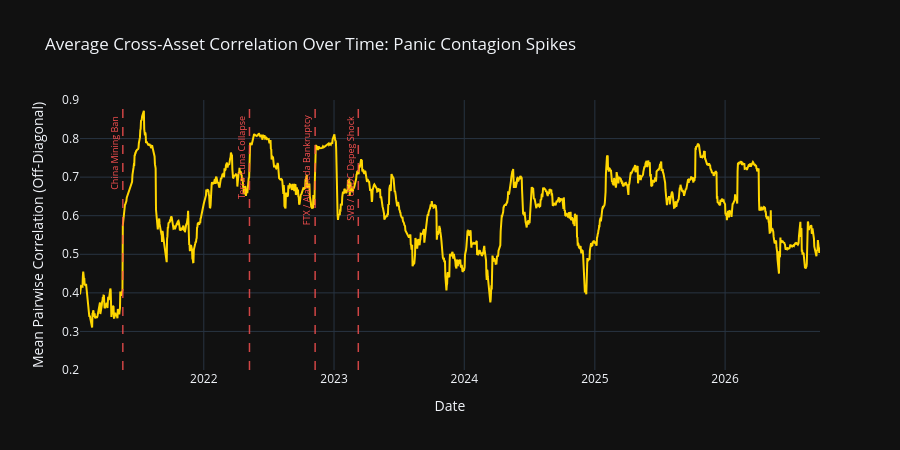

The notebook cell saved with this chart:
### Markdown cell above
## 11. Dynamic Correlation Networks & Panic Contagion Spikes

We track the **60-day rolling average cross-asset correlation** over time to capture the **Panic Contagion Effect**: inter-crypto correlations surge from $\approx 0.35$ during calm bull markets to over $\mathbf{0.80+}$ during liquidity crashes.

### Code cell
rolling_corr_60 = ret_active.rolling(60, min_periods=40).corr()

avg_corr_records = []
for d in ret_active.index[60:]:
    mat = rolling_corr_60.loc[d].values
    off_diag = mat[~np.eye(len(mat), dtype=bool)]
    avg_corr_records.append({"Date": d, "Avg_Correlation": float(np.nanmean(off_diag))})

avg_corr_df = pd.DataFrame(avg_corr_records).set_index("Date")

fig_panic = go.Figure()
fig_panic.add_trace(go.Scatter(
    x=avg_corr_df.index,
    y=avg_corr_df["Avg_Correlation"],
    mode="lines",
    name="60-Day Rolling Avg Correlation",
    line=dict(color="#ffd600", width=2.0)
))

for date, label in crises:
    if pd.to_datetime(date) >= avg_corr_df.index[0]:
        fig_panic.add_vline(x=date, line_width=1.5, line_dash="dash", line_color="#ff5252", opacity=0.8)
        fig_panic.add_annotation(
            x=date, y=0.95, yref="paper", text=label, showarrow=False,
            textangle=-90, xanchor="right", yanchor="top", font=dict(color="#ff5252", size=9)
        )

fig_panic.update_layout(
    title="Average Cross-Asset Correlation Over Time: Panic Contagion Spikes",
    yaxis_title="Mean Pairwise Correlation (Off-Diagonal)",
    xaxis_title="Date",
    yaxis=dict(range=[0.2, 0.9]),
    height=450
)
fig_panic.show()

### Figure 1 — Plotly figure (JSON) as saved in the notebook; plotly's stock layout.template omitted (floating-point values rounded to 4 significant figures; data arrays with more than 128 entries replaced by an {"elided": "..."} marker saying what was removed)
{"data": [{"line": {"color": "#ffd600", "width": 2.0}, "mode": "lines", "name": "60-Day Rolling Avg Correlation", "type": "scatter", "x": {"elided": "2071 str values"}, "y": {"elided": "2071 float values"}}], "layout": {"annotations": [{"font": {"color": "#ff5252", "size": 9}, "showarrow": false, "text": "China Mining Ban", "textangle": -90, "x": "2021-05-19", "xanchor": "right", "y": 0.95, "yanchor": "top", "yref": "paper"}, {"font": {"color": "#ff5252", "size": 9}, "showarrow": false, "text": "Terra-Luna Collapse", "textangle": -90, "x": "2022-05-09", "xanchor": "right", "y": 0.95, "yanchor": "top", "yref": "paper"}, {"font": {"color": "#ff5252", "size": 9}, "showarrow": false, "text": "FTX / Alameda Bankruptcy", "textangle": -90, "x": "2022-11-09", "xanchor": "right", "y": 0.95, "yanchor": "top", "yref": "paper"}, {"font": {"color": "#ff5252", "size": 9}, "showarrow": false, "text": "SVB / USDC Depeg Shock", "textangle": -90, "x": "2023-03-10", "xanchor": "right", "y": 0.95, "yanchor": "top", "yref": "paper"}], "height": 450, "shapes": [{"line": {"color": "#ff5252", "dash": "dash", "width": 1.5}, "opacity": 0.8, "type": "line", "x0": "2021-05-19", "x1": "2021-05-19", "xref": "x", "y0": 0, "y1": 1, "yref": "y domain"}, {"line": {"color": "#ff5252", "dash": "dash", "width": 1.5}, "opacity": 0.8, "type": "line", "x0": "2022-05-09", "x1": "2022-05-09", "xref": "x", "y0": 0, "y1": 1, "yref": "y domain"}, {"line": {"color": "#ff5252", "dash": "dash", "width": 1.5}, "opacity": 0.8, "type": "line", "x0": "2022-11-09", "x1": "2022-11-09", "xref": "x", "y0": 0, "y1": 1, "yref": "y domain"}, {"line": {"color": "#ff5252", "dash": "dash", "width": 1.5}, "opacity": 0.8, "type": "line", "x0": "2023-03-10", "x1": "2023-03-10", "xref": "x", "y0": 0, "y1": 1, "yref": "y domain"}], "title": {"text": "Average Cross-Asset Correlation Over Time: Panic Contagion Spikes"}, "xaxis": {"title": {"text": "Date"}}, "yaxis": {"range": [0.2, 0.9], "title": {"text": "Mean Pairwise Correlation (Off-Diagonal)"}}}}
